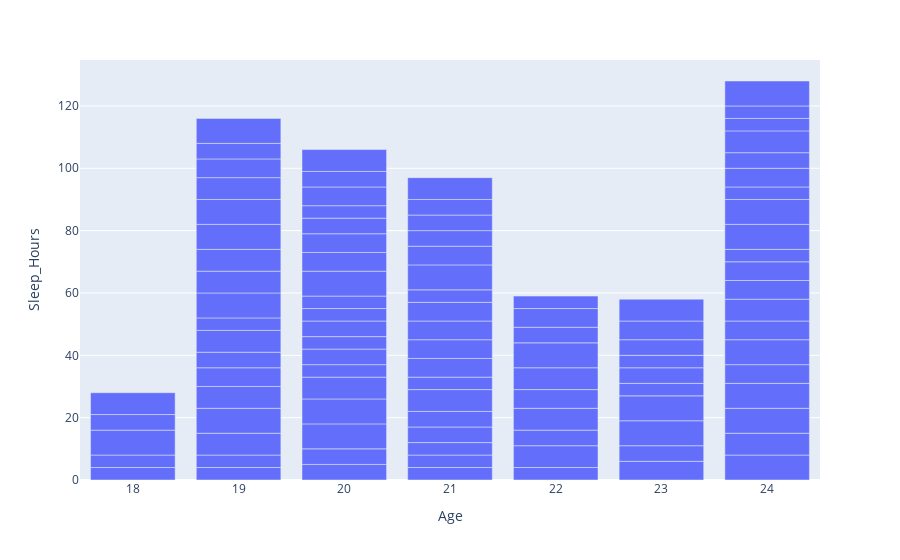
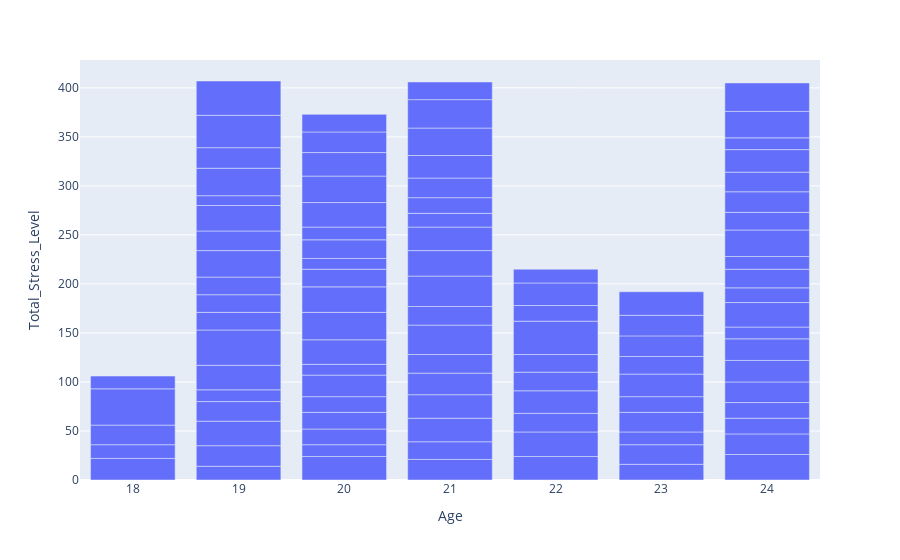

The notebook cell saved with these charts, in order:
### Markdown cell above
**Students that are labeled as 'reactive' have a higher stress level than the students that are labeled as 'reserved'. THE HIGHER THE STRESS LEVEL THE WORSE THE BEHAVIOR**

### Code cell
fig=px.bar(DF_model1,x='Age',y='Sleep_Hours')
fig.show()
print('------------------------------------------------------------------')

fig=px.bar(DF_model1,x='Age',y='Total_Stress_Level')
fig.show()

### Figure 1 — Plotly figure (JSON) as saved in the notebook; plotly's stock layout.template omitted (floating-point values rounded to 4 significant figures)
{"data": [{"alignmentgroup": "True", "hovertemplate": "Age=%{x}<br>Sleep_Hours=%{y}<extra></extra>", "legendgroup": "", "marker": {"color": "#636efa", "pattern": {"shape": ""}}, "name": "", "offsetgroup": "", "orientation": "v", "showlegend": false, "textposition": "auto", "type": "bar", "x": [19, 23, 19, 21, 20, 19, 21, 24, 20, 23, 19, 20, 22, 20, 24, 24, 19, 20, 22, 24, 19, 19, 23, 21, 21, 19, 24, 21, 21, 23, 21, 20, 22, 21, 22, 24, 22, 20, 22, 24, 21, 20, 22, 24, 24, 24, 18, 23, 24, 21, 24, 19, 19, 21, 19, 23, 18, 18, 24, 20, 23, 19, 21, 24, 23, 23, 22, 20, 24, 21, 19, 20, 20, 19, 20, 21, 22, 24, 20, 22, 19, 24, 24, 21, 20, 20, 23, 24, 20, 19, 20, 18, 21, 18, 19, 24, 20, 19, 21, 21], "xaxis": "x", "y": [4, 6, 4, 4, 5, 7, 4, 8, 5, 5, 8, 8, 4, 8, 7, 8, 7, 7, 7, 8, 6, 5, 8, 4, 5, 7, 6, 5, 7, 8, 4, 4, 5, 6, 7, 8, 6, 5, 7, 6, 6, 4, 8, 7, 6, 6, 4, 4, 4, 6, 8, 4, 8, 6, 7, 5, 4, 8, 8, 5, 4, 7, 4, 4, 5, 6, 5, 4, 6, 8, 8, 4, 8, 8, 6, 6, 6, 5, 6, 4, 7, 7, 4, 5, 5, 4, 7, 4, 6, 6, 5, 5, 5, 7, 5, 8, 7, 8, 5, 7], "yaxis": "y"}], "layout": {"autosize": true, "barmode": "relative", "legend": {"tracegroupgap": 0}, "margin": {"t": 60}, "xaxis": {"anchor": "y", "autorange": true, "domain": [0, 1], "range": [17.5, 24.5], "title": {"text": "Age"}, "type": "linear"}, "yaxis": {"anchor": "x", "autorange": true, "domain": [0, 1], "range": [0, 134.7], "title": {"text": "Sleep_Hours"}, "type": "linear"}}}

### Figure 2 — Plotly figure (JSON) as saved in the notebook; plotly's stock layout.template omitted (floating-point values rounded to 4 significant figures)
{"data": [{"alignmentgroup": "True", "hovertemplate": "Age=%{x}<br>Total_Stress_Level=%{y}<extra></extra>", "legendgroup": "", "marker": {"color": "#636efa", "pattern": {"shape": ""}}, "name": "", "offsetgroup": "", "orientation": "v", "showlegend": false, "textposition": "auto", "type": "bar", "x": [19, 23, 19, 21, 20, 19, 21, 24, 20, 23, 19, 20, 22, 20, 24, 24, 19, 20, 22, 24, 19, 19, 23, 21, 21, 19, 24, 21, 21, 23, 21, 20, 22, 21, 22, 24, 22, 20, 22, 24, 21, 20, 22, 24, 24, 24, 18, 23, 24, 21, 24, 19, 19, 21, 19, 23, 18, 18, 24, 20, 23, 19, 21, 24, 23, 23, 22, 20, 24, 21, 19, 20, 20, 19, 20, 21, 22, 24, 20, 22, 19, 24, 24, 21, 20, 20, 23, 24, 20, 19, 20, 18, 21, 18, 19, 24, 20, 19, 21, 21], "xaxis": "x", "y": [14, 16, 21, 21, 24, 25, 18, 26, 12, 20, 20, 16, 24, 17, 21, 16, 12, 16, 25, 16, 25, 36, 13, 24, 24, 18, 21, 22, 19, 20, 30, 22, 19, 19, 23, 22, 19, 11, 18, 22, 31, 25, 34, 12, 25, 15, 22, 16, 19, 26, 13, 18, 18, 24, 27, 23, 14, 20, 27, 28, 18, 20, 14, 18, 21, 21, 16, 26, 21, 16, 26, 18, 11, 10, 19, 20, 23, 20, 13, 14, 28, 23, 12, 23, 25, 27, 24, 27, 24, 21, 21, 37, 28, 13, 33, 29, 18, 35, 29, 18], "yaxis": "y"}], "layout": {"autosize": true, "barmode": "relative", "legend": {"tracegroupgap": 0}, "margin": {"t": 60}, "xaxis": {"anchor": "y", "autorange": true, "domain": [0, 1], "range": [17.5, 24.5], "title": {"text": "Age"}, "type": "linear"}, "yaxis": {"anchor": "x", "autorange": true, "domain": [0, 1], "range": [0, 428.4], "title": {"text": "Total_Stress_Level"}, "type": "linear"}}}
